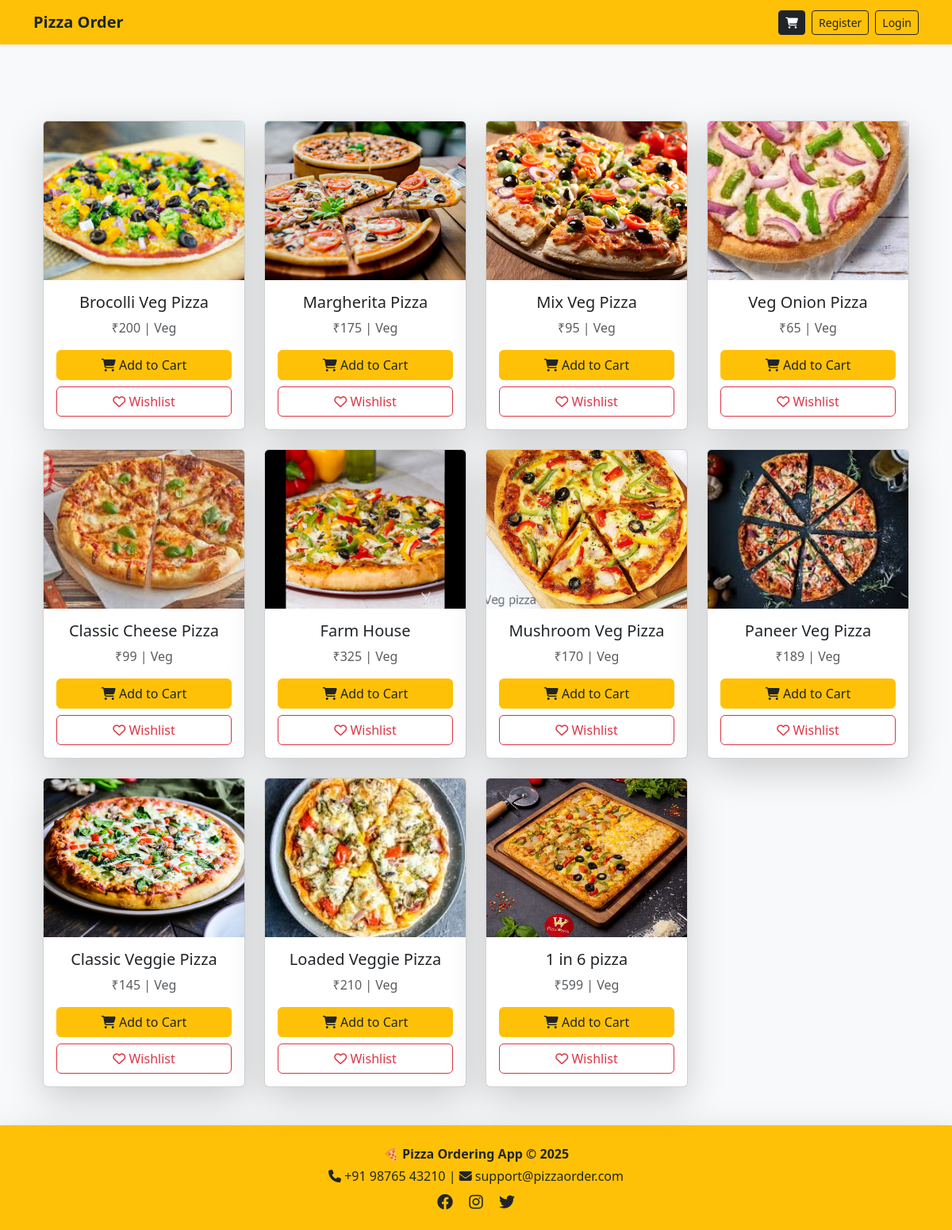
The app's page /search/ with its own data.
### app/models.py (models this page shows)
class BaseModel(models.Model):
    uuid = models.UUIDField(default=uuid.uuid4,editable=False,primary_key=True)
    created_at = models.DateField(auto_now_add=True)
    updated_at = models.DateField(auto_now_add=True)
    class Meta:
        abstract = True

class Pizza(BaseModel):
    category = models.ForeignKey(PizzaCategory,on_delete=models.CASCADE,related_name='pizzas')
    pizza_name = models.CharField(max_length=100)
    pizza_price = models.IntegerField(default=100)
    images = models.ImageField(upload_to='pizzas/')

class PizzaCategory(BaseModel):
    category_name = models.CharField(max_length=100)

### app/views.py (the view)
# urls.py: path('search/',pizza_list,name='pizza_list'),
def pizza_list(request):
   query = request.GET.get('q')
   if query:
      pizzas= Pizza.objects.filter(pizza_name__icontains=query)
   else:
      pizzas = Pizza.objects.all()
   return render(request,"home.html",{"pizza":pizzas})

### app/templates/home.html (shortened to what this page needs)
{% extends "base.html" %}
{% block start %}
<div class="container mt-5">
    <div class="row g-4">
        {% for p in pizza %}
        <div class="col-12 col-sm-6 col-md-4 col-lg-3 d-flex">
            <div class="card shadow-lg h-100 w-100">
                <img src="{{ p.images.url }}" alt="{{ p.pizza_name }}" class="card-img-top">
                <div class="card-body text-center d-flex flex-column">
                    <h5 class="card-title mb-2">{{ p.pizza_name }}</h5>
                    <p class="text-muted mb-3">
                        ₹{{ p.pizza_price }} | {{ p.category.category_name }}
                    </p>
                    <div class="d-flex flex-column gap-2 mt-auto">
                        <a href="{% url 'add_cart' p.uuid %}" class="btn btn-warning text-dark w-100">
                            <i class="fa-solid fa-cart-shopping"></i> Add to Cart
                        </a>
                        <a href="{% url 'add_to_wishlist' p.pizza_name %}" class="btn btn-outline-danger w-100">
                          <i class="fa-regular fa-heart"></i> Wishlist
                        </a>
                    </div>
                </div>
            </div>
        </div>
        {% endfor %}
    </div>
</div>
{% endblock %}

### app/templates/base.html (style rules this page uses)
html, body { height: 100%; margin: 0; display: flex; flex-direction: column; }

### app/templates/home.html (style rules this page uses)
.card { transition: transform 0.3s ease, box-shadow 0.3s ease; }
.card-img-top { height: 200px; object-fit: cover; }
.card-body { display: flex; flex-direction: column; justify-content: space-between; }

### records on screen
Pizza: images (picture), pizza_name "Brocolli Veg Pizza", pizza_price "200", category.category_name "Veg"
Pizza: images (picture), pizza_name "Margherita Pizza", pizza_price "175", category.category_name "Veg"
Pizza: images (picture), pizza_name "Mix Veg Pizza", pizza_price "95", category.category_name "Veg"
Pizza: images (picture), pizza_name "Veg Onion Pizza", pizza_price "65", category.category_name "Veg"
Pizza: images (picture), pizza_name "Classic Cheese Pizza", pizza_price "99", category.category_name "Veg"
Pizza: images (picture), pizza_name "Farm House", pizza_price "325", category.category_name "Veg"
Pizza: images (picture), pizza_name "Mushroom Veg Pizza", pizza_price "170", category.category_name "Veg"
Pizza: images (picture), pizza_name "Paneer Veg Pizza", pizza_price "189", category.category_name "Veg"
Pizza: images (picture), pizza_name "Classic Veggie Pizza", pizza_price "145", category.category_name "Veg"
Pizza: images (picture), pizza_name "Loaded Veggie Pizza", pizza_price "210", category.category_name "Veg"
Pizza: images (picture), pizza_name "1 in 6 pizza", pizza_price "599", category.category_name "Veg"
